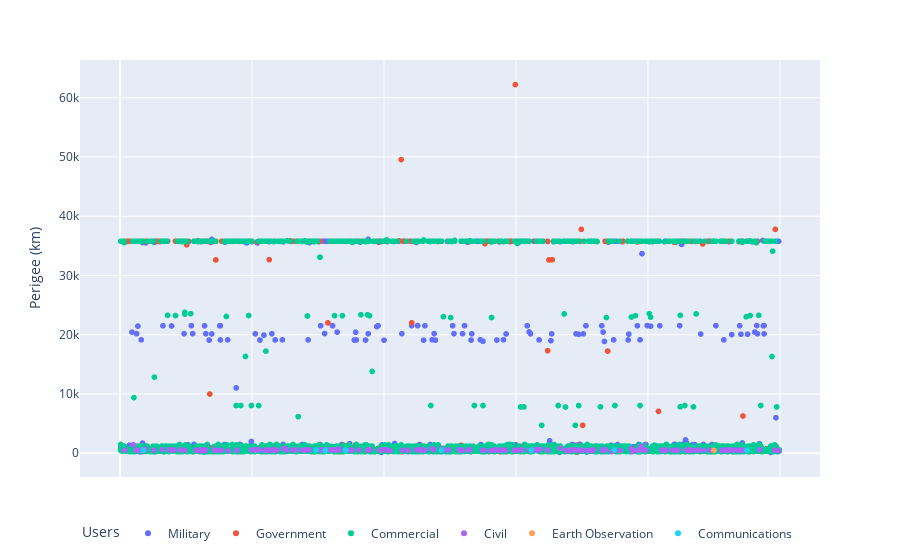

Notebook code cell kept with this figure:
### Code cell
# Plot a chart with perigee of all satellites on the y-axis
# Add an x column with a random value between 1 and 100
objects_in_orbit['x'] = np.random.randint(1, 1000, objects_in_orbit.shape[0])
# Sort the dataframe by the Perigee (km) column
objects_in_orbit = objects_in_orbit.sort_values(by='Perigee (km)')
# Print the type of the Perigee (km) column
print(type(objects_in_orbit['Perigee (km)'][0]))
# Plot a scatter plot of the x and Perigee (km) columns. Color the points by the Purpose column. Use plotly.
fig = px.scatter(objects_in_orbit, x='x', y='Perigee (km)', color='Users')
# Use a horizontal legend
fig.update_layout(legend=dict(orientation="h"))
# Hide the X axis tick labels
fig.update_xaxes(showticklabels=False)
# Hide the X axis title
fig.update_xaxes(title_text="")
fig.show()

### Figure 1 — Plotly figure (JSON) as saved in the notebook; plotly's stock layout.template omitted (floating-point values rounded to 4 significant figures; data arrays with more than 128 entries replaced by an {"elided": "..."} marker saying what was removed)
{"data": [{"hovertemplate": "Users=Military<br>x=%{x}<br>Perigee (km)=%{y}<extra></extra>", "legendgroup": "Military", "marker": {"color": "#636efa", "symbol": "circle"}, "mode": "markers", "name": "Military", "showlegend": true, "type": "scattergl", "x": {"elided": "566 int values"}, "xaxis": "x", "y": {"elided": "566 int values"}, "yaxis": "y"}, {"hovertemplate": "Users=Government<br>x=%{x}<br>Perigee (km)=%{y}<extra></extra>", "legendgroup": "Government", "marker": {"color": "#EF553B", "symbol": "circle"}, "mode": "markers", "name": "Government", "showlegend": true, "type": "scattergl", "x": {"elided": "675 int values"}, "xaxis": "x", "y": {"elided": "675 float values"}, "yaxis": "y"}, {"hovertemplate": "Users=Commercial<br>x=%{x}<br>Perigee (km)=%{y}<extra></extra>", "legendgroup": "Commercial", "marker": {"color": "#00cc96", "symbol": "circle"}, "mode": "markers", "name": "Commercial", "showlegend": true, "type": "scattergl", "x": {"elided": "4057 int values"}, "xaxis": "x", "y": {"elided": "4057 float values"}, "yaxis": "y"}, {"hovertemplate": "Users=Civil<br>x=%{x}<br>Perigee (km)=%{y}<extra></extra>", "legendgroup": "Civil", "marker": {"color": "#ab63fa", "symbol": "circle"}, "mode": "markers", "name": "Civil", "showlegend": true, "type": "scattergl", "x": {"elided": "160 int values"}, "xaxis": "x", "y": {"elided": "160 int values"}, "yaxis": "y"}, {"hovertemplate": "Users=Earth Observation<br>x=%{x}<br>Perigee (km)=%{y}<extra></extra>", "legendgroup": "Earth Observation", "marker": {"color": "#FFA15A", "symbol": "circle"}, "mode": "markers", "name": "Earth Observation", "showlegend": true, "type": "scattergl", "x": [900], "xaxis": "x", "y": [495], "yaxis": "y"}, {"hovertemplate": "Users=Communications<br>x=%{x}<br>Perigee (km)=%{y}<extra></extra>", "legendgroup": "Communications", "marker": {"color": "#19d3f3", "symbol": "circle"}, "mode": "markers", "name": "Communications", "showlegend": true, "type": "scattergl", "x": [487, 35, 297, 623, 311, 342, 950, 749], "xaxis": "x", "y": [513, 513, 519, 522, 522, 522, 523, 524], "yaxis": "y"}], "layout": {"legend": {"orientation": "h", "title": {"text": "Users"}, "tracegroupgap": 0}, "margin": {"t": 60}, "xaxis": {"anchor": "y", "domain": [0, 1], "showticklabels": false, "title": {"text": ""}}, "yaxis": {"anchor": "x", "domain": [0, 1], "title": {"text": "Perigee (km)"}}}}
